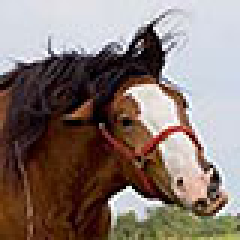
#> input picture 80j.jpg, 80 x 80 px (shown 3 times larger)
$ jupyter execute --allow-errors opencv-test.ipynb
#> lines starting #> are read from the running program, lines starting #| are printed output that depends on the picture
[cell 1]
import cv2
import numpy as np

[cell 2]
def show_img(img, name):
#> called with name = 'blank'
    cv2.namedWindow(name, cv2.WINDOW_NORMAL)
    cv2.imshow(name, img)
    if cv2.waitKey() == ord("q"):
#> (key q is pressed here)
        cv2.destroyAllWindows()

[cell 3]
blank = np.zeros((500, 500), dtype="uint8")
show_img(blank, "blank")

# Scaling

[cell 4]
img = cv2.imread("./80j.jpg")
#> img is the input picture: shape (80, 80, 3); mean B, G, R 113, 119.1, 134.2
img_linear = cv2.resize(img, None, fx=5, fy=5, interpolation=cv2.INTER_LINEAR)
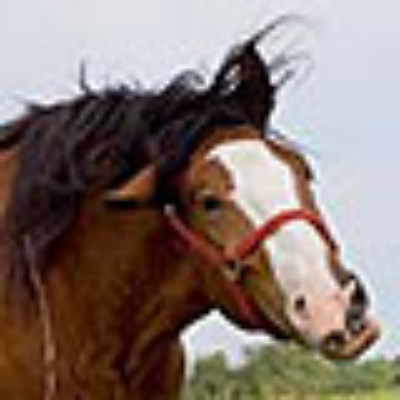
#> img_linear: shape (400, 400, 3); mean B, G, R 112.9, 119, 134.1
img_cubic = cv2.resize(img, None, fx=5, fy=5, interpolation=cv2.INTER_CUBIC)
# show_img(img,'img')
# show_img(img_linear,'img_linear')
# show_img(img_cubic,'img_cubic')

# Translation

[cell 5]
img = cv2.imread("./80j.jpg")

# Translation matrix
# matrix = np.float32([[1, 0, 100], [0, 1, 100]])
# translated = cv2.warpAffine(img, matrix, (img.shape[1] + 100, img.shape[0] + 1))
# show_img(img, "translated")

# Rotating

[cell 6]
img = cv2.imread("./80j.jpg")

height, width = img.shape[:2]
#> height = 80; width = 80
# Translation matrix
matrix = cv2.getRotationMatrix2D((width / 2, height / 2), 45, 1)
translated = cv2.warpAffine(img, matrix, (width, height))
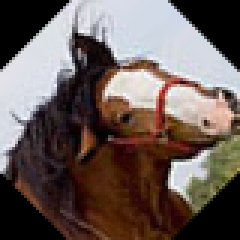
#> translated: shape (80, 80, 3) (shown 3 times larger); mean B, G, R 87.8, 92.1, 105.4
show_img(img, "img")
#> (key Esc is pressed here)
show_img(translated, "translated")

[cell 7]
img = cv2.imread("./000.jpg")
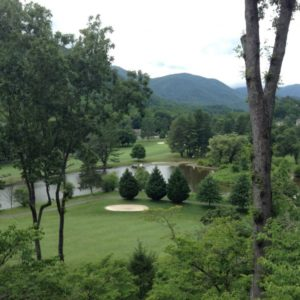
#> input picture 000.jpg, 300 x 300 px
#> img is the input picture: shape (300, 300, 3); mean B, G, R 93.4, 113.4, 99.4

kernel010 = np.array([[0, 0, 0], [0, 1, 0], [0, 0, 0]])
kernel3x3 = np.ones((3, 3), dtype=np.float32) / 9.0
kernel11x11 = np.ones((111, 111), dtype=np.float32) / 12321.0

output010 = cv2.filter2D(img, -1, kernel010)
output3x3 = cv2.filter2D(img, -1, kernel3x3)
output11x11 = cv2.filter2D(img, -1, kernel11x11)
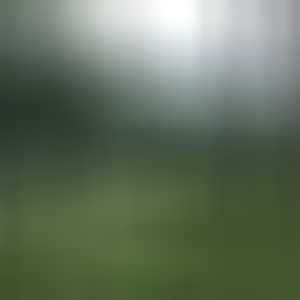
#> output11x11: shape (300, 300, 3); mean B, G, R 93.3, 113.3, 99.3

show_img(img, "img")
show_img(output010, "output010")
show_img(output3x3, "output3x3")
show_img(output11x11, "output11x11")
